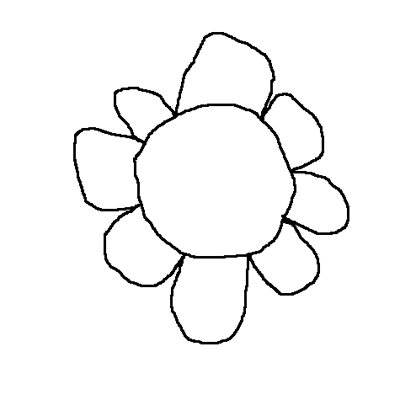
#> input picture Flower1.png, 400 x 400 px
$ python Augmentations.py
#> lines starting #> are read from the running program, lines starting #| are printed output that depends on the picture
#> in testFunctions, img is the input picture: shape (400, 400, 3); min 0, max 255, mean 246.2
import cv2, math, os, numpy as np
from scipy.ndimage.filters import gaussian_filter
from scipy.ndimage.interpolation import map_coordinates
from sklearn.preprocessing import normalize

class Augmentations():
    #A collection of some functions for augmenting AB image pairs
    #in DragonPaint, DragonDraw and similar experiments.

    #Includes affine transformations and elastic (Gaussian filter) distortion.

    #For DragonPaint, if there is a random value, e.g. amount of rotation,
    #we need to use the same random value for A and for B, which the "pair"
    #functions, e.g. randRotationPair, do.

    #AFFINE TRANSFORMATIONS
    def affineTPair(self, imgA, imgB, M):
        #Holds the default values we want to use in multiple
        #functions, e.g. randRotationPair and randxyScaledSkewedPair.
        size=len(imgA)
        return (cv2.warpAffine(img, M,(size, size),
                               borderMode=cv2.BORDER_CONSTANT,
                               borderValue=(255,255,255)) for
                               img in (imgA, imgB))

    #ROTATION
    def padForRotation(self, img):
        #Helper/option for randRotationPair for rotation of square
        #without cropping. Adds a white border around original image big
        #enough that rotation never crops original image. Will need to
        #resize to return to original dimensions.
        borderSize = int(len(img)*((math.sqrt(2) - 1)/2))
        return cv2.copyMakeBorder(img,
                                  top=borderSize,
                                  bottom=borderSize,
                                  left=borderSize,
                                  right=borderSize,
                                  borderType= cv2.BORDER_CONSTANT,
                                  value=(255,255,255))

    def randRotationPair(self,
                         imgA,
                         imgB,
                         characterType='flower',
                         pad = False):
        #Use for an AB pair.
        #Chooses random rotation between 0 and maxRotation.
        #Rotates both input images same rotation amount.
        #To shrink to avoid possible cropping, use pad = True.

        #Choose max rotation appropriate for character type.
        maxRotation={'flower':360,'dragon':10}
        #Use the same random rotation value for imgA and imgB.
        theta = np.random.randint(maxRotation[characterType])
        sizeA=len(imgA)
        if pad:
            #Pad borders, rotate and resize file to original dimensions.
            #Picture inside will be shrunk and rotated.
            padA, padB = (self.padForRotation(img) for img in (imgA, imgB))
            sizePad=len(padA)
            rotM = cv2.getRotationMatrix2D((sizePad/2,sizePad/2),theta,1)
            return (cv2.resize(padImg, (sizeA, sizeA)) for padImg in
                    self.affineTPair(padA, padB, rotM))
        else:
            rotM = cv2.getRotationMatrix2D((sizeA/2,sizeA/2),theta,1)
            return self.affineTPair(imgA, imgB, rotM)

    #REFLECTION
    def mirrorFlipPair(self, imgA, imgB):
        #flips both input images across y axis
        return (cv2.flip(img, 1) for img in (imgA, imgB))

    #TRANSLATION
    def randTranslationPair(self, imgA, imgB):
        #Small translation in x and y. Might crop image
        transMax = 20
        transX = np.random.randint(-transMax, transMax)
        transY = np.random.randint(-transMax, transMax)
        transM = np.float32([[1, 0, transX], [0, 1, transY]])
        return self.affineTPair(imgA, imgB, transM)

    #SCALE SKEW
    def randxyScaledSkewedPair(self, imgA, imgB):
        #scales x, y independently
        #note this also translates, might crop
        #parameters chosen by experimentation
        xscale = np.random.uniform(.75,1)
        yscale = np.random.uniform(.75,1)
        skewFactor = np.random.uniform(0,.3)
        skewM = np.float32([[xscale,0,0],[skewFactor,yscale,0]])
        return self.affineTPair(imgA, imgB, skewM)

    #ELASTIC DISTORTION
    def elasticDistortionPair(self,
                              imgA,
                              imgB,
                              alpha,
                              sigma,
                              random_state=None):
        #Assumes both are 3D arrays (i.e. color not grayscale.) Using
        #Gaussian blur to add domain appropriate variation to handwritten
        #numbers (MNIST) was an idea from Simard, et. al. 2002. Provides
        #a change to the character of the line without changing pose,
        #a domain appropriate variation for drawings as well.
        if random_state is None:
            random_state = np.random.RandomState(None)
        shape = imgA.shape
        dx = gaussian_filter((random_state.rand(*shape) * 2 - 1),
                             sigma, mode="constant", cval=0) * alpha
        dy = gaussian_filter((random_state.rand(*shape) * 2 - 1),
                             sigma, mode="constant", cval=0) * alpha
        dz = np.zeros_like(dx)
        x, y, z = np.meshgrid(np.arange(shape[0]),
                              np.arange(shape[1]),
                              np.arange(shape[2]))
        indices = (np.reshape(y+dy, (-1, 1)),
                   np.reshape(x+dx, (-1, 1)),
                   np.reshape(z, (-1, 1)))
        distA = map_coordinates(imgA, indices, order=1, mode='reflect')
        distB = map_coordinates(imgB, indices, order=1, mode='reflect')
        return distA.reshape(imgA.shape), distB.reshape(imgB.shape)

    # [61 lines left out: functions elasticDistortionPairsLists, transformFolders, addCodeToName, not called in this run]

    #SERIES OF TRANSFORMATIONS
    #Work in progress. Useful series or series I'm experimenting with stored
    #here. I'm looking to decide which functions, series/compositions and
    #parameters are most useful to build an augmentation pipeline and perhaps
    #a single function call that I can use for DragonPaint and all similar
    #projects/experiments to generate the AB augmentations.

    def augFtnComposition(self, imgA, imgB, *functionList):
    #Composition of AB pair augmentation functions that take AB pair (and
    #maybe parameters) and return A'B' pair. Enter paired functions and
    #parameter values as tuples.
    #E.g. transA, transB = augFtnComp(A,B,(f,[v1,v2,v3]),(g,[w1,w2]),(h,None))
        Aold = imgA
        Bold = imgB
        for f, paramList in functionList:
            if paramList:
                Anew, Bnew = f(Aold, Bold, *paramList)
            else:
                Anew, Bnew = f(Aold, Bold)
            Aold, Bold = Anew, Bnew
#> this loop made 4 passes
#> pass 1, in augFtnComposition, `Anew, Bnew = f(Aold, Bold)`:
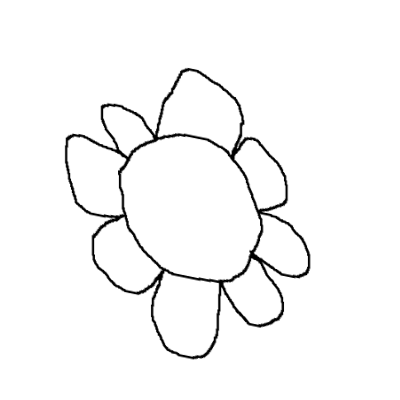
#> Anew: shape (400, 400, 3); min 0, max 255, mean 247.7
#> pass 2, in randRotationPair, `padA, padB = (self.padForRotation(img) for img in (imgA, imgB))`:
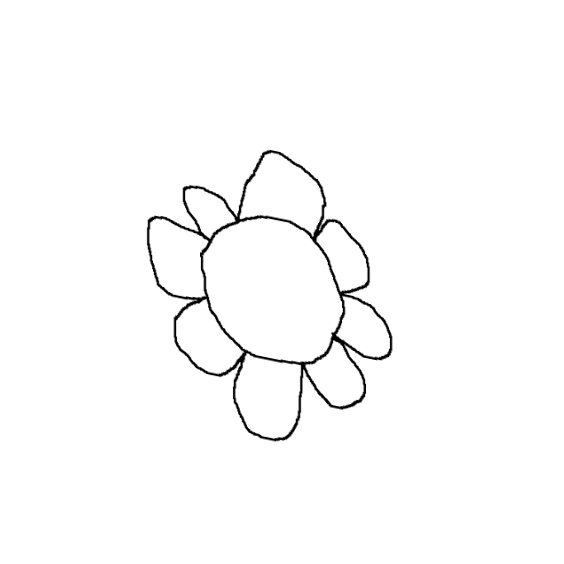
#> padA: shape (564, 564, 3); min 0, max 255, mean 251.3
#> pass 2, in augFtnComposition, `Anew, Bnew = f(Aold, Bold, *paramList)`:
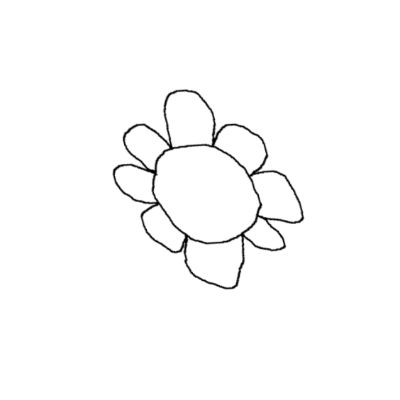
#> Anew: shape (400, 400, 3); min 0, max 255, mean 251.3
#> pass 3, in augFtnComposition, `Anew, Bnew = f(Aold, Bold)`:
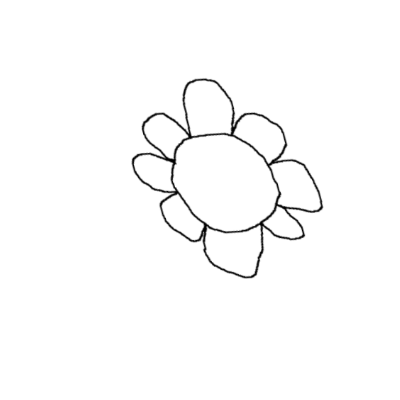
#> Anew: shape (400, 400, 3); min 0, max 255, mean 251.3
#> after the loop:
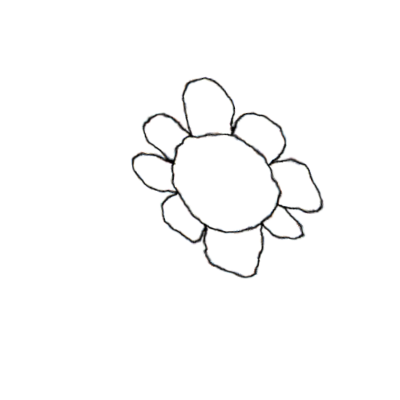
#> Aold: shape (400, 400, 3); mean B, G, R 251.3, 251.3, 251.3
        return Anew, Bnew

    # [15 lines left out: functions seriesRSF, seriesSPRT, not called in this run]

    def seriesSPRTE(self, imgA, imgB):
        #Scaleskews, pads and rotates, translates.
        return self.augFtnComposition(imgA,
                                      imgB,
                                      (self.randxyScaledSkewedPair, None),
                                      (self.randRotationPair, ['flower', True]),
                                      (self.randTranslationPair, None),
                                      (self.elasticDistortionPair,[50,3]))

    #TESTS
    def showTransFile(self,
                      imgName,
                      transFtn,
                      *transFtnParams):
        #Test function for transforming a single image sitting in current
        #directory (or wherever is passed in as imgName), e.g. 'flower1.png'.
        #Displays old and new files in windows. Uses same image for A and B
        #in the pair transformation. If transFtn needs parameters, pass them
        #as well, e.g.
        #self.showTransFile(testImgName,augment.elasticDistortionPair, 50, 3)
        img = cv2.imread(imgName)
        imgNewA, imgNewB = transFtn(img, img, *transFtnParams)
        self.showFiles(img, imgNewA)
        return None

    def showFiles(self, *imgs):
        for i in range(len(imgs)):
            cv2.imshow('img '+str(i), imgs[i])
        cv2.waitKey(0)
        #Hit any key to close windows
        cv2.destroyAllWindows()
        return None

    def testFunctions(self, testType):
    #Tests to use during development to make sure functions are working.
        if testType == 1:
            #Test one file, one function. Uncomment the one you want to see.
            #Make sure you have the files/folders for test data.
            testImgName='Flower1.png'
            img=cv2.imread(testImgName)
            # [8 lines of commented-out code are left out]
            self.showTransFile(testImgName,self.seriesSPRTE)
            #self.showFiles(img, img)
            #self.showFiles(*self.augFtnComposition(
                    #img,img,(self.randRotationPair, ['flower', True]),
                    #(self.randxyScaledSkewedPair, None),
                    #(self.mirrorFlipPair, None)))
        if testType == 2:
            #Test transformations on all files in a folder. Will transform and
            #write transformed images to different folder pair. Need the four
            #folders below with a few images in readA and readB (with the same
            #names in the two read folders) and writeA and writeB empty.
            readA = 'readA'
            readB = 'readB'
            writeA = 'writeA'
            writeB = 'writeB'
            self.transformFolders(readA, readB, writeA, writeB,
                                  self.elasticDistortionPairsLists, 'E', True)
        return None

#CODE FOR CALLING FUNCTIONS/TESTING AUGMENTATIONS
#A sample test. Make sure you have Flower1.png in working directory.
#For other tests, uncomment a different test in testFunctions.
augment = Augmentations()
augment.testFunctions(1)

$ run again, with Dragon1.png copied over Flower1.png
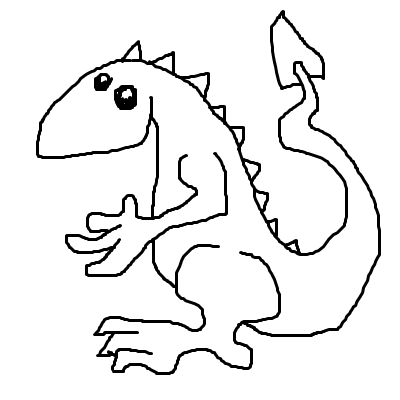
#> input picture Dragon1.png, 400 x 400 px
#> in testFunctions, img is the input picture: shape (400, 400, 3); min 0, max 255, mean 237.8
#> the loop in augFtnComposition, `for f, paramList in functionList:` made 4 passes
#> pass 1, in augFtnComposition, `Anew, Bnew = f(Aold, Bold)`:
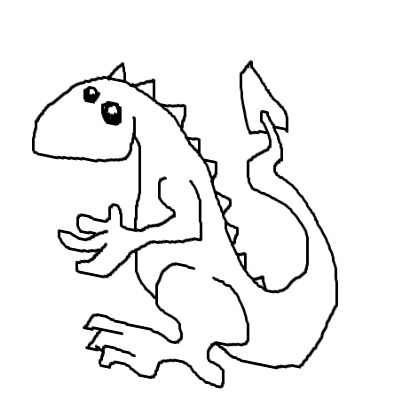
#> Anew: shape (400, 400, 3); min 0, max 255, mean 240.8
#> after the loop in augFtnComposition, `for f, paramList in functionList:`:
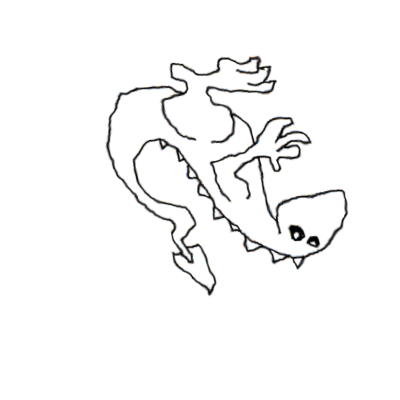
#> Aold: shape (400, 400, 3); mean B, G, R 247.9, 247.9, 247.9

$ run again, with DragonBody200x200.bmp saved as Flower1.png
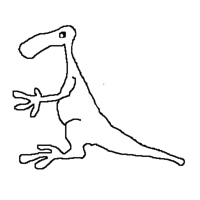
#> input picture DragonBody200x200.bmp, 200 x 200 px
#> in testFunctions, img is the input picture: shape (200, 200, 3); min 0, max 255, mean 245.5
#> the loop in augFtnComposition, `for f, paramList in functionList:` made 4 passes
#> pass 1, in augFtnComposition, `Anew, Bnew = f(Aold, Bold)`:
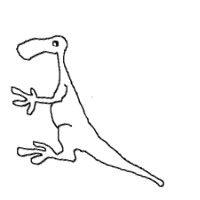
#> Anew: shape (200, 200, 3); min 0, max 255, mean 247.2
#> after the loop in augFtnComposition, `for f, paramList in functionList:`:
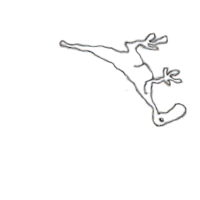
#> Aold: shape (200, 200, 3); mean B, G, R 251.1, 251.1, 251.1
